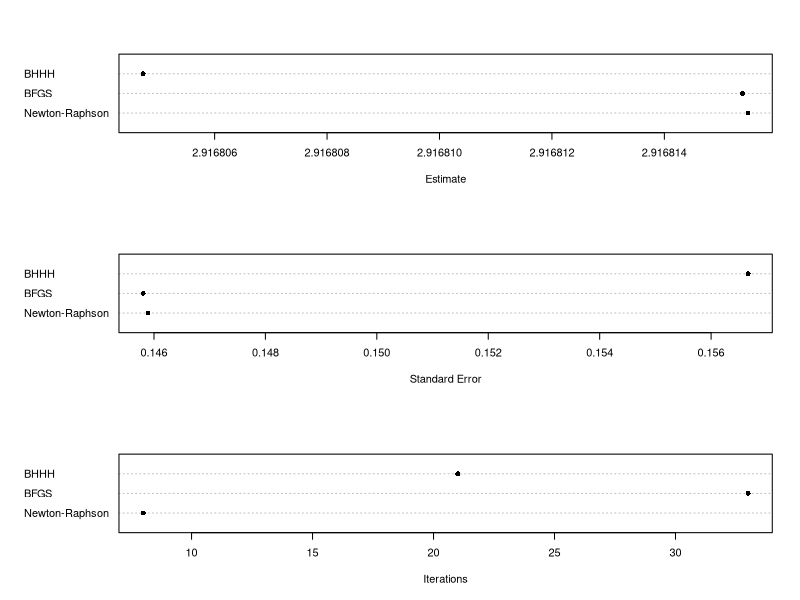

Source code (R):
####################################################
# PLSC 503 -- Spring 2020: Code for Day Eighteen.
####################################################

library(maxLik,distr)

set.seed(7222009)
U<-runif(100)
rayleigh<-3*sqrt(-2*log(1-U))
loglike <- function(param) {
      b <- param[1]
      ll <- (log(x)-log(b^2)) + ((-x^2)/(2*b^2))
      ll
    }

# Fit...

x<-rayleigh
hatsNR <- maxLik(loglike, start=c(1))
summary(hatsNR)

# Comparing optimizers:

hatsBFGS <- maxLik(loglike, start=c(1),method="BFGS") # BFGS
hatsBHHH <- maxLik(loglike, start=c(1),method="BHHH") # BHHH
labels<-c("Newton-Raphson","BFGS","BHHH")

hats<-c(hatsNR$estimate,hatsBFGS$estimate,hatsBHHH$estimate) # Estimates
ses<-c(sqrt(-(1/(hatsNR$hessian))),sqrt(-(1/(hatsBFGS$hessian))),sqrt(-(1/(hatsBHHH$hessian)))) # SEs
its<-c(hatsNR$iterations,hatsBFGS$iterations,hatsBHHH$iterations) # Iterations

par(mfrow=c(3,1))
dotchart(hats,labels=labels,groups=NULL,pch=16,xlab="Estimate")
dotchart(ses,labels=labels,pch=16,xlab="Standard Error")
dotchart(its,labels=labels,pch=16,xlab="Iterations")

# Bad juju:

Y<-c(0,0,0,0,0,1,1,1,1,1)
X<-c(0,1,0,1,0,1,1,1,1,1) # No obs. where Y=1 and X=0
logL <- function(param) {
     b0<-param[1]
     b1<-param[2]
     ll<-Y*log(exp(b0+b1*X)/(1+exp(b0+b1*X))) + 
         (1-Y)*log(1-(exp(b0+b1*X)/(1+exp(b0+b1*X)))) # lnL for binary logit
     ll
   } # Logit regression function

Bhat<-maxLik(logL,start=c(0,0))
summary(Bhat)
